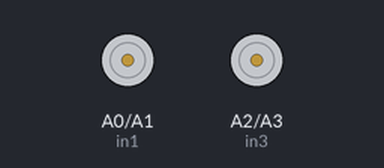
This sketch was run on a simulated Arduino Uno, built with avr-gcc and run on an emulated ATmega328P. On the bench: motor-driver pin pairs drawn as motors (green arrow = first pin HIGH = forward, orange = second pin HIGH = backward, longer = more drive, scaled by the enable pin).

Above: at 1.0 s.
At 7.0 s:
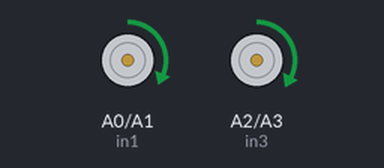
At 11.0 s:
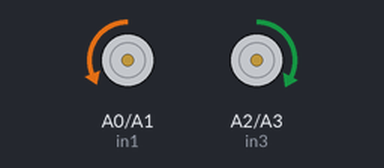
At 19.0 s:
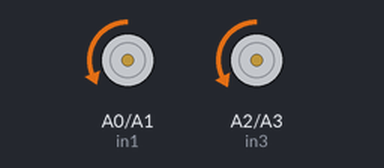
Timing chart, 0 to 20.8 s (numbered marks = the images above):
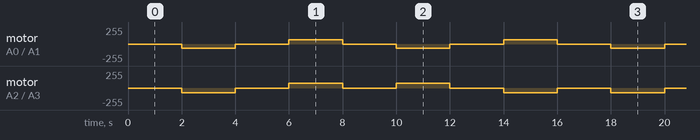

Measured:
- by itself, motor on A0 (in1) / A1 (in2): repeats every 8.0 s: stopped 2.0 s, forward 65/255 2.0 s, stopped 2.0 s, backward 65/255 2.0 s
- by itself, motor on A2 (in3) / A3 (in4): repeats every 16.0 s: 2 × (stopped 2.0 s, forward 71/255 2.0 s), 2 × (stopped 2.0 s, backward 71/255 2.0 s)

The sketch:

sketch_apr13a.ino
```cpp
// L298N控制代码
// 此代码实现两个电机的正反转和速度控制
// 接线顺序 IN1 -> A0, IN2 -> A1, IN3 -> A2, IN4 -> A3, ENA -> 5, ENB -> 6
// 设定两个输入 PWM信号分别控制 ENA 和 ENB

int enA = 5;    // ENA的PWM输入引脚
int in1 = A0;    // IN1-4的输入引脚
int in2 = A1;
int enB = 6;
int in3 = A2;
int in4 = A3;

void setup() {//注意：左侧轮是in3in4，右侧轮是in1in2
  Serial.begin(9600);
  pinMode(enA, OUTPUT);
  pinMode(in1, OUTPUT);
  pinMode(in2, OUTPUT);
  pinMode(enB, OUTPUT);
  pinMode(in3, OUTPUT);
  pinMode(in4, OUTPUT);
}

void loop() {
  stop();
  delay(2000);
  forward();
  delay(2000);
  stop();
  delay(2000);
  reverse();
  delay(2000);
  stop();
  delay(2000);
  turnleft();
  delay(2000);
  stop();
  delay(2000);
  turnright();
  delay(2000);
}

void forward() {
  digitalWrite(in1, LOW);
  digitalWrite(in2, HIGH);
  digitalWrite(in3, LOW);
  digitalWrite(in4, HIGH);//左边34，右边12
  analogWrite(enA, 65);   // 速度控制，数值可以调整，实际向左偏
  analogWrite(enB, 71);
}

void reverse() {
  digitalWrite(in1, HIGH);
  digitalWrite(in2, LOW);
  digitalWrite(in3, HIGH);
  digitalWrite(in4, LOW);
  analogWrite(enA, 65);
  analogWrite(enB, 71);
}

void stop() {
  digitalWrite(in1, LOW);
  digitalWrite(in2, LOW);
  digitalWrite(in3, LOW);
  digitalWrite(in4, LOW);
  analogWrite(enA, 0);
  analogWrite(enB, 0);
}

void turnleft() {
  digitalWrite(in1, LOW);
  digitalWrite(in2, HIGH);
  digitalWrite(in3, HIGH);
  digitalWrite(in4, LOW);
  analogWrite(enA, 65);
  analogWrite(enB, 71);
}

void turnright() {
  digitalWrite(in1, HIGH);
  digitalWrite(in2, LOW);
  digitalWrite(in3, LOW);
  digitalWrite(in4, HIGH);
  analogWrite(enA, 65);
  analogWrite(enB, 71);
}
```
